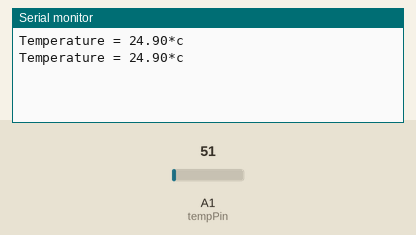
Recording of a sketch running on a simulated Arduino Uno, built with avr-gcc and run on an emulated ATmega328P. On the bench: the last lines printed to the serial monitor. Inputs (shaded band) come from the test bench; at power-on: A1 (tempPin) = 51.

Above: at 1.8 s.
1.9 s: A1 (tempPin) set to 61
At 2.3 s:
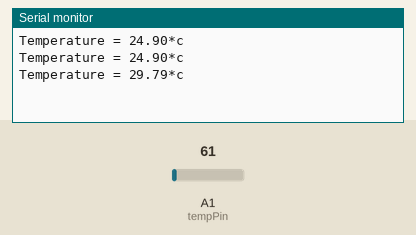
3.4 s: A1 (tempPin) set to 71
At 4.8 s:
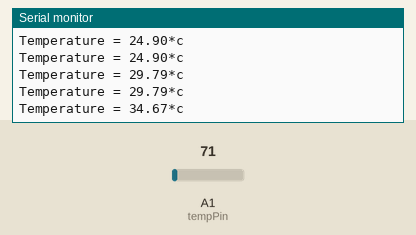
Timing chart, 0 to 6.4 s (numbered marks = the images above; inputs shaded):
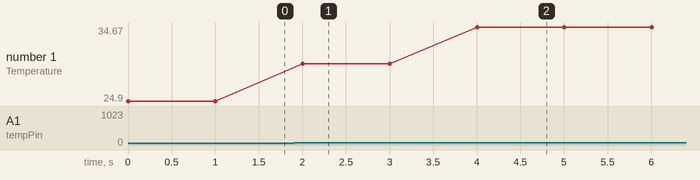

Measured:
- after the input at 1.9 s, the serial monitor: prints a new line after 0.10 s (image 1)
- after the input at 3.4 s, the serial monitor: prints a new line after 0.60 s (image 2)
- plotted number 1: 24.9 → 29.79 after the input at 1.9 s, 29.79 → 34.67 after the input at 3.4 s

The sketch:

Temperature.ino
```cpp
int val;// Variable to store temp data
int tempPin = 1; // Initialize analog pin A1 to read temp

void setup() {
  Serial.begin(9600);// Start serial port at baud rate 9600
}

void loop() {
  val = analogRead(tempPin);
  // read analog volt from sensor and save to variable temp
  float mv = (val / 1024.0) * 5000;
  float cel = mv / 10;
  float farh = (cel * 9) / 5 + 32; // convert the analog volt to its temperature equivalent

  Serial.print("Temperature = ");
  Serial.print(cel);
  Serial.print("*c");
  Serial.println();
  delay(1000); // update sensor reading each one second
}
```
